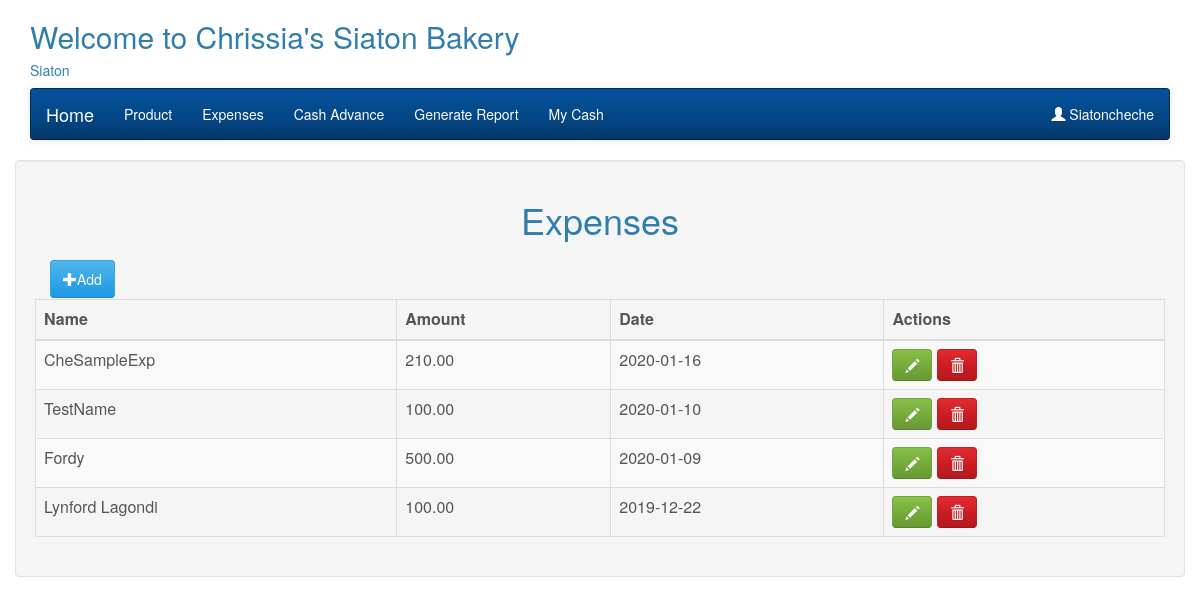
The app's page /baker-expenses.php (signed in) with its own data.
### tables this page shows
CREATE TABLE `branch` (
  `id` int(10) NOT NULL,
  `branch_name` text NOT NULL,
  `address` text NOT NULL,
  `created_at` timestamp NOT NULL DEFAULT CURRENT_TIMESTAMP
);

CREATE TABLE `expenses` (
  `id` int(10) NOT NULL,
  `branch_id` varchar(255) NOT NULL,
  `name` text NOT NULL,
  `amount` decimal(10,2) NOT NULL,
  `created_at` date NOT NULL
);

### bakerFunctions.php (called while the page is built, shortened)
<?php
    class bakersFunctions{
        private $conn;
        function __construct()
        {
            require_once 'includes/DbConfig.php';
                $database = new DbConfig();
                $this->conn = $database->dbConnect();
        }
        public function getBranchName($branch_id){
            $sql = "SELECT * FROM branch WHERE id = ?";
            $stmt = $this->conn->prepare($sql);
            $stmt->execute(array($branch_id));
            $result = $stmt->fetch();
            return $result;
        }
        public function displayExpenses($branch_id){
            $sql = "SELECT * FROM expenses WHERE branch_id = ? ORDER BY created_at DESC ";
            $stmt = $this->conn->prepare($sql);
            $stmt->execute(array($branch_id));
            $result = $stmt->fetchAll();
            return $result;
        }
    }
?>

### includes/DbConfig.php (called while the page is built, shortened)
<?php
    class DbConfig{
        function dbConnect(){
            $this->conn = new PDO("mysql:host=localhost;dbname=bakery","root","");
            return $this->conn;
        }
    }
?>

### baker-expenses.php (the view, shortened to what this page needs)
<?php
require_once 'bakerFunctions.php';
require_once 'baker-header.php';
$branch_id = $_SESSION["branch_id"];
$result = $database->displayExpenses($branch_id);
?>
<!DOCTYPE html>
<html>
<head>
</head>
<body>
	<div class="container well">
		<h1 class="text-center">Expenses</h1>
		    <div class="row">
                <div class="panel-heading">
                    <div class="col-lg-2 col-md-2 col-sm-4 col-xs-6" align='left'>
                        <a class="btn btn-primary" href="baker-add-expenses.php"><span class="glyphicon glyphicon-plus"></span>Add</a>
					</div>
                </div>
			<div class="col-md-10">
            </div>
		</div>
			<table id="" class="table table-striped table-bordered">
	        	<thead>
	                <tr>
                    <th>Name</th>
                    <th>Amount</th>
                    <th>Date</th>
                    <th>Actions</th>
	              	</tr>
	          	</thead>
                  <tbody>
	        		<?php foreach($result as $expenses) :  ?>
		        		<tr>
                            <td><?php echo htmlentities($expenses["name"]); ?></td>
                            <td><?php echo htmlentities($expenses["amount"]); ?></td>
                            <td><?php echo htmlentities($expenses["created_at"]); ?></td>
                            <td>
                                <a class="btn btn-success" href="edit_expenses.php?id=<?php echo htmlentities($expenses["id"]); ?>"><span class="glyphicon glyphicon-pencil"> </span></a>
                                <a class="btn btn-danger" href="delete_expenses.php?id=<?php echo htmlentities($expenses["id"]); ?>" onclick="return confirm('Are you sure?');"><span class="glyphicon glyphicon-trash"> </span></a>
                            </td>
		        		</tr>
	        		<?php endforeach; ?>
	        	</tbody>
      		</table>
</body>
</html>

### baker-header.php (shortened to what this page needs)
<html>
    <head>
		<link rel="stylesheet" href="admin/css/bootstrap.min.css" />
		<link rel="stylesheet" href="admin/css/dataTables.bootstrap.min.css" />
		<link rel="stylesheet" href="admin/assests/jquery-ui/jquery-ui.min.css">
    </head>
    <body>
        <div class="container">
		<?php
				require_once 'bakerFunctions.php';
				$database = new bakersFunctions();
				$bid = $_SESSION["branch_id"];
				$get = $database->getBranchName($bid);
				$name = $get["branch_name"];
				$address = $get["address"]
			?>
            <h2>
				Welcome to <?php echo $name ?> Bakery
			</h2>
			<h5>
				<?php echo $address ?>
			</h5>
        <nav class="navbar navbar-inverse">
				<div class="container-fluid">
					<div class="navbar-header">
						<a href="baker-product.php" class="navbar-brand">Home</a>
					</div>
					<ul class="nav navbar-nav">
						<li><a href="baker-product.php">Product</a></li>
						<li><a href="baker-expenses.php">Expenses</a></li>
						<li><a href="baker-cash-advance.php">Cash Advance</a></li>
						<li><a href="baker-generate_report.php">Generate Report</a></li>
						<li><a href="baker-my-cash.php">My Cash</a></li>
					</ul>
					<ul class="nav navbar-nav navbar-right">
						<li class="dropdown">
							<a href="#" class="dropdown" data-toggle="dropdown"><span class="glyphicon glyphicon-user"></span> <?php echo $_SESSION["username"]; ?></a>
						</li>
					</ul>
				</div>
			</nav>
        </div>
    </body>
</html>

### records on screen
branch: branch_name "Chrissia's Siaton", address "Siaton"
expenses: name "CheSampleExp", amount "210.00", created_at "2020-01-16"
expenses: name "TestName", amount "100.00", created_at "2020-01-10"
expenses: name "Fordy", amount "500.00", created_at "2020-01-09"
expenses: name "Lynford Lagondi", amount "100.00", created_at "2019-12-22"

### other values on screen
$_SESSION["username"] "Siatoncheche"
